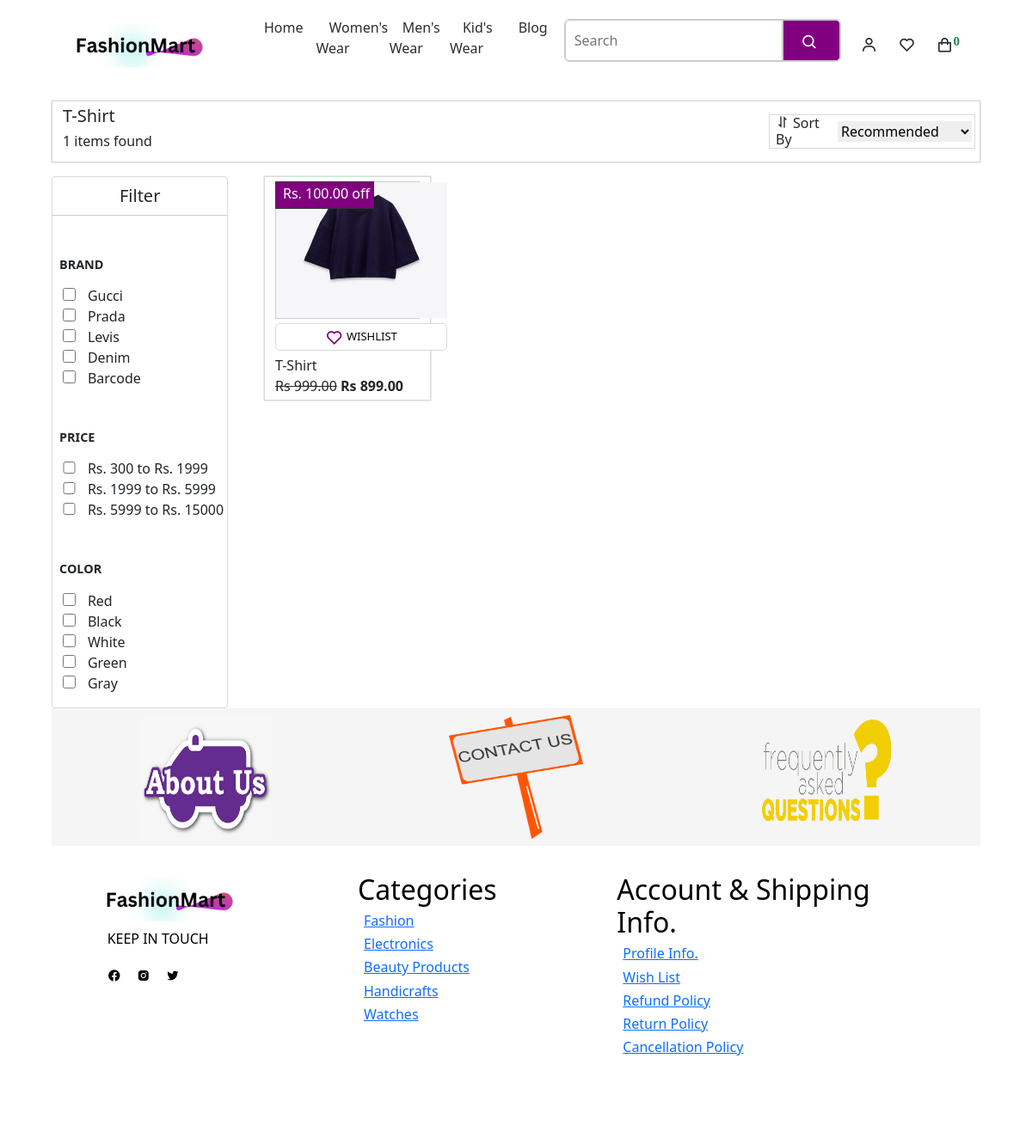
The app's page /subcategory/T-Shirt/ with its own data.
### myeSite/models.py (models this page shows, shortened)
class Product(models.Model):
    name = models.CharField(max_length=255)
    description = models.TextField()
    stock_status = models.CharField(max_length=50, default='In Stock')
    old_price = models.DecimalField(max_digits=10, decimal_places=2, default=500,  null=True, blank=True)
    new_price = models.DecimalField(max_digits=10, decimal_places=2, default=400, null=False, blank=False)
    discount_price = models.DecimalField(max_digits=10, decimal_places=2, default=100,  null=True, blank=True)
    brand = models.ForeignKey(Brand, on_delete=models.CASCADE)
    category = models.ForeignKey(Category, on_delete=models.CASCADE)
    subcategory = models.ForeignKey(Subcategory, on_delete=models.CASCADE)
    image = models.ImageField(upload_to='product_images/')
    sizes = models.ManyToManyField(Size)

### myeSite/views.py (the view, shortened to what this page needs)
# urls.py: path('subcategory/<str:subcategory_name>/', views.subcategory_details, name='product'),
def subcategory_details(request, subcategory_name):
    subcategory = get_object_or_404(Subcategory, name=subcategory_name)
    items = Product.objects.filter(subcategory=subcategory)
    items_count = items.count()
    return render(request, 'myeSite/productPages/product-list.html', {'subcateogry':subcategory, 'items':items, 'item_count':items_count})

### myeSite/context_processors.py (called while the page is built)
def categories_processor(request):
    categories = Category.objects.all().prefetch_related('subcategories')
    return {'categories': categories}

def wishlist_item_count(request):
    if request.user.is_authenticated:
        wishlist_item_count = Wishlist.objects.filter(user=request.user).count()
    else:
        wishlist_item_count = 0
    return {'wishlist_item_count': wishlist_item_count}

### myeSite/templates/myeSite/productPages/product-list.html (shortened to what this page needs)
{% extends "main.html" %}
{% load static %}
{% block tShirt %}
<div class="tshirt-section">
    <div class="firstheadingdiv">
        <div class="info-content">
            <h5>{{subcateogry.name}}</h5>
            <h6>{% if item_count %}{{ item_count }} items found {% else %} No items found {% endif %}</h6>
        </div>
        <div class="sortby">
            <h6><i class='bx bx-sort'></i>Sort By</h6>
            <form method="POST">
                <select id="services" name="services">
                    <option value="latest">Recommended</option>
                </select>
            </form>
        </div>
    </div>
    <div class="filter-product">
        <div class="filter">
            <h2 class="text-center fs-5">Filter</h2>
            <h5 class="ms-2 mt-5">BRAND</h5>
            <form action="#" method="POST">
                <ul>
                    <li><input type="checkbox" name="brand1" id="brand1"> Gucci</li>
                    <li><input type="checkbox" name="brand2" id="brand2"> Prada</li>
                    <li><input type="checkbox" name="brand3" id="brand3"> Levis</li>
                    <li><input type="checkbox" name="brand4" id="brand4"> Denim</li>
                    <li><input type="checkbox" name="brand5" id="brand5"> Barcode</li>
                </ul>
            </form>
            <h5 class="ms-2 mt-5">PRICE</h5>
                <form action="#" method="POST">
                    <ul>
                        <li><input type="checkbox" name="price" id="price"> Rs. 300 to Rs. 1999</li>
                        <li><input type="checkbox" name="price2" id="price2"> Rs. 1999 to Rs. 5999</li>
                        <li><input type="checkbox" name="price3" id="price3"> Rs. 5999 to Rs. 15000</li>
                    </ul>
                </form>
                <h5 class="ms-2 mt-5">COLOR</h5>
                <form action="#" method="POST">
                    <ul>
                        <li><input type="checkbox" name="color1" id="color1"> Red</li>
                        <li><input type="checkbox" name="color2" id="color2"> Black</li>
                        <li><input type="checkbox" name="color3" id="color3"> White</li>
                        <li><input type="checkbox" name="color4" id="color4"> Green</li>
                        <li><input type="checkbox" name="color5" id="brand5"> Gray</li>
                    </ul>
                </form>
        </div>
        {% if items %}
        <div class="product">
            <div class="row">
                 {% for item in items %}
                <div class="product-card">
                    {% if item.discount_price %}
                    <div class="show-discount d-flex align-items-center"><p class="ms-2 mt-3">Rs. {{item.discount_price}} off</p></div>
                    {% endif %}
                    <div class="tshirt-img">
                        {% if item.image %}
                        <a href="{% url 'itemsDetail' item.pk %}"><img src="{{ item.image.url }}" alt="{{ item.name }}"></a>
                        {% else %}
                        <p>No image available</p>
                        {% endif %}
                    </div>
                    <form method="post" action="#">
                        <button type="submit" class="addToWishlist"><i class='bx bx-heart' id="wishlist_hearticon"></i>WISHLIST</button>
                    </form>
                    <div class="infoaboutproduct">
                        <p>{{ item.name }}</p>
                        {% if item.old_price %}
                        <span id='old-price' class="fw-light">Rs {{ item.old_price }}</span>
                        {% endif %}
                        <span id='new-price' class="fw-semibold">Rs {{ item.new_price  }}</span>
                    </div>
                </div>
                {% endfor %}
            </div>
            {% else %}
            <h4 class="text-danger fw-bold">No Items Available</h4>
            {% endif %}
        </div>
    </div>
{% endblock %}

### myeSite/static/myeSite/css/style.css (style rules this page uses)
* { margin: 0; padding: 0; box-sizing: border-box; scroll-behavior: smooth; }
html, body { height: 100%; width: 100%; }
#old-price { text-decoration: line-through; }
#new-price { font-weight: 900; }
.right-infoPart h5, span, p, button { margin-left: 10px; margin-top: 10px; margin-bottom: 1.2rem; }
button { width: 7rem; padding: 10px; border: none; border-radius: 5px; }
button i { font-size: 1.3rem; color: purple; }
#new-price { font-weight: 700; }
.tshirt-section { height: 200vh; width: 100%; margin-top: 7.3rem; }
.firstheadingdiv { height: 4.5rem; width: 100%; border: 1px solid #dadada; display: flex; align-items: center; justify-content: space-between; padding-left: 5px; padding-right: 5px; box-shadow: 0px 0px 1px gray; margin-bottom: 1rem; }
.sortby { height: 2.5rem; width: 15rem; border: 1px solid #dadada; display: flex; align-items: center; justify-content: space-between; padding-right: 3px; }
.sortby h6, i { padding-right: 4px; margin-top: 4px; }
.info-content h5, h6 { padding-left: 7px; }
#services { border: none; outline: none; cursor: pointer; }
.filter-product { display: flex; gap: 2%; }
.filter { height: auto; width: 20%; border: 1px solid #dadada; border-radius: 4px; transition: all .42s ease; }
.filter h2 { padding: 10px; border-bottom: 1px solid #ccc; }
.filter h5 { margin-bottom: 1rem; font-size: .9rem; font-weight: 700; }
.filter ul { list-style-type: none; }
.filter ul li { margin-left: -20px; }
.filter input[type='checkbox'] { cursor: pointer; height: .92rem; width: .92rem; margin-right: 10px; }
.product { height: auto; width: 80%; margin-bottom: 5rem; margin-left: 2rem; }
.row { display: flex; justify-content: start; margin-bottom: 8px; }
.product-card { height: 16.3rem; width: 23%; border: 1px solid #dadada; box-shadow: 0px 0px 1px gray; position: relative; margin-bottom: 1.7rem; margin-right: 1rem; }
.show-discount { height: 2rem; width: 7.2rem; border: 1px solid #333; position: absolute; top: 5px; z-index: 1; background-color: purple; color: #fff; }
.tshirt-img { height: 10rem; width: 100%; border: 1px solid #ccc; margin-top: 5px; transition: transform .42s ease; }
.tshirt-img img { height: 100%; width: 199px; object-fit: cover; }
.infoaboutproduct { height: 7vh; width: 100%; }
.infoaboutproduct p, span { margin: 0; }
.addToWishlist { height: 2rem; width: 12.5rem; margin: 5px 0px; border: 1px solid #dadada; background-color: #fff; font-size: 13px; display: flex; align-items: center; justify-content: center; }

### records on screen
Product: discount_price "100.00", image (picture), name "T-Shirt", old_price "999.00", new_price "899.00"

### other values on screen
{{ request.cart_items|length }} "0"
{{ item_count }} "1"
